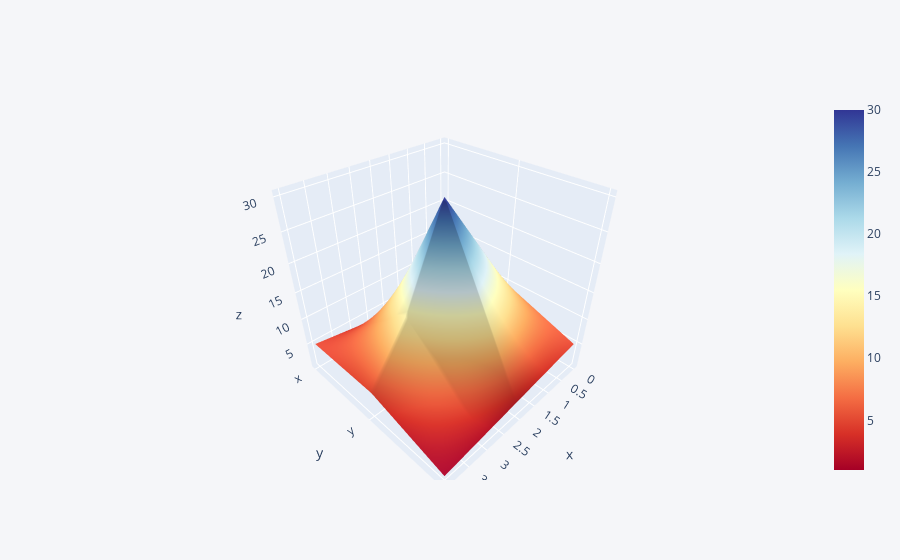

The notebook cell saved with this chart:
### Code cell
df3.iplot(kind='surface', colorscale='rdylbu')
# check plotly docs for colorscales

### Figure 1 — Plotly figure (JSON) as saved in the notebook; plotly's stock layout.template omitted (floating-point values rounded to 4 significant figures)
{"data": [{"colorscale": [[0, "rgb(165,0,38)"], [0.1, "rgb(215,48,39)"], [0.2, "rgb(244,109,67)"], [0.3, "rgb(253,174,97)"], [0.4, "rgb(254,224,144)"], [0.5, "rgb(255,255,191)"], [0.6, "rgb(224,243,248)"], [0.7, "rgb(171,217,233)"], [0.8, "rgb(116,173,209)"], [0.9, "rgb(69,117,180)"], [1, "rgb(49,54,149)"]], "type": "surface", "x": [0, 1, 2, 3, 4], "y": ["x", "y", "z"], "z": [[1, 2, 3, 4, 5], [10, 20, 30, 15, 5], [5, 4, 3, 2, 1]]}], "layout": {"legend": {"bgcolor": "#F5F6F9", "font": {"color": "#4D5663"}}, "paper_bgcolor": "#F5F6F9", "plot_bgcolor": "#F5F6F9", "title": {"font": {"color": "#4D5663"}}, "xaxis": {"gridcolor": "#E1E5ED", "showgrid": true, "tickfont": {"color": "#4D5663"}, "title": {"font": {"color": "#4D5663"}, "text": ""}, "zerolinecolor": "#E1E5ED"}, "yaxis": {"gridcolor": "#E1E5ED", "showgrid": true, "tickfont": {"color": "#4D5663"}, "title": {"font": {"color": "#4D5663"}, "text": ""}, "zerolinecolor": "#E1E5ED"}}}
